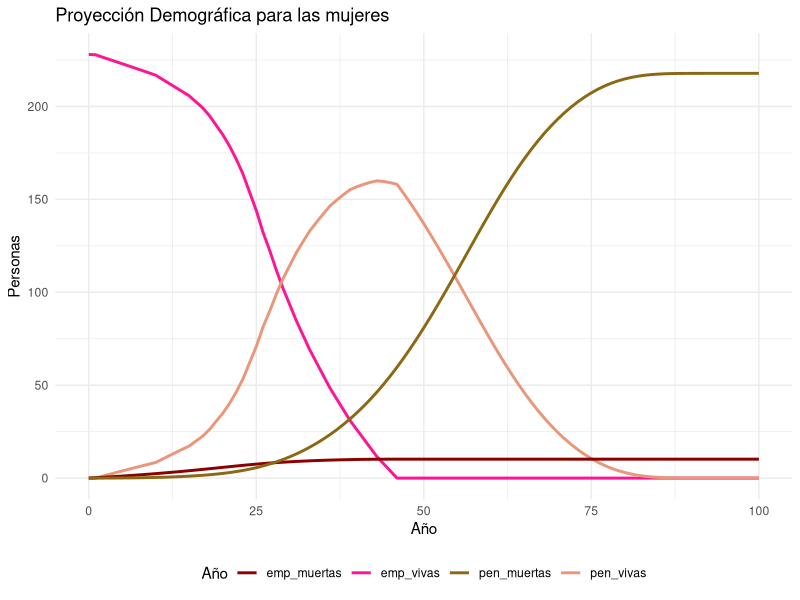
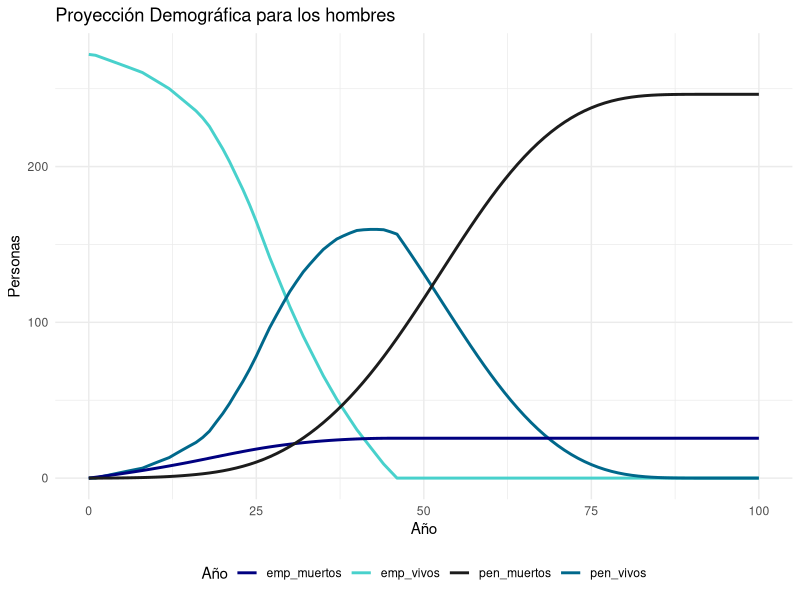
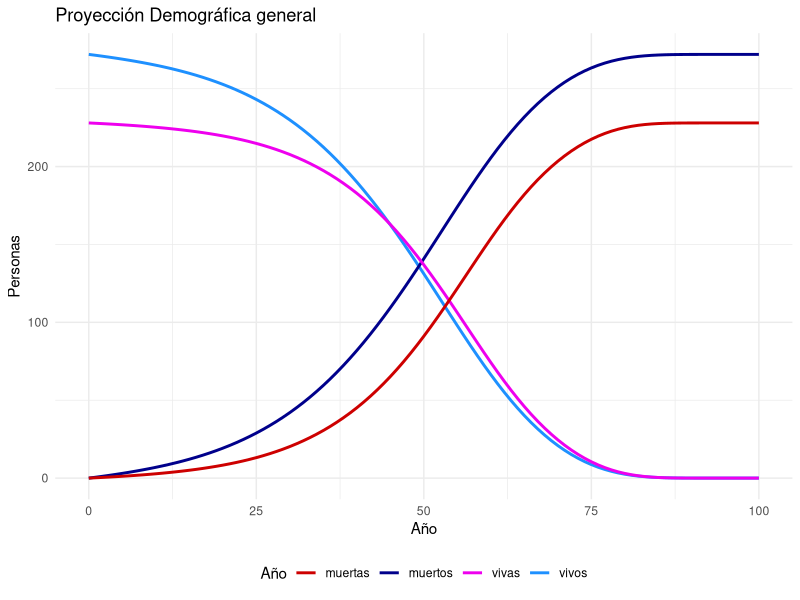

These charts were generated, in order, by the following R code:
## ---- chunk 1
library(readxl)
library(tidyverse)
ABC <- read_excel("Base de datos.xlsx")
SUPEN <- read_excel("tavid2000-2150.xls")
SUPEN_num <- as.data.frame(lapply(SUPEN, as.numeric), stringsAsFactors = FALSE)
## ---- chunk 2
ABC$Edad = 2023 - as.double(format(ABC$`Fecha de nacimiento`, format="%Y"))
ABC[ABC$Sexo == 'M',]$Sexo <- '1'
ABC[ABC$Sexo == 'F',]$Sexo <- '2'
ABC$Sexo <- as.double(ABC$Sexo) 
## ---- chunk 3
get_qx <- function(df_obs, df_prob){
  c <- 1
  all_qx = list()
  for (i in 1:length(df_obs[[1]])){
    x <- df_obs$Edad[i]
    if(i != 1) {
      if((df_obs$Edad[i-1] == x) & (df_obs$Sexo[i] == df_obs$Sexo[i-1])){
        
        all_qx[c] <- all_qx[c-1]
        c <- c+1
        next
      }
    } 
    y <- 2023
    df <- df_prob[df_prob$sex == df_obs$Sexo[i],]
    local_qx <- list()
    n <- 1
    while (any(df$edad == x & df$year == y)) {
      # Filtrar datos por edad y año actual 
      qx <- df[df$edad == x & df$year == y , ]$qx
      local_qx[n] <- 1 - qx
      n <- n + 1
      x <- x + 1
      y <- y + 1
    }
    all_qx[[c]] <- list()
    all_qx[[c]][[1]] <- local_qx
    all_qx[[c]][[2]] <- df_obs$Sexo[i] 
    all_qx[[c]][[3]] <- df_obs$Edad[i] 
    c <- c+1
  }
  return(all_qx)
}
## ---- chunk 4
t <- proc.time()
qx <- get_qx(ABC, SUPEN_num)
proc.time() - t
## ---- chunk 5
proy_per_viva <- data.frame(edad = 0:100, poblacionM = numeric(101), poblacionH = numeric(101))
proy_per_viva$poblacionH[1] = 272
proy_per_viva$poblacionM[1] = 228

proy_viva <- function(qx, df){
  acumH <- numeric(272) + 1
  acumM <- numeric(228) + 1
  for (i in 1:100){
    m <- 0
    h <- 0
    for (c in 1:500){
      if(qx[[c]][[2]] == 1){
        h <- h + 1
        if(i > length(qx[[c]][[1]])){
          next
        }        
        acumH[h] <- acumH[h]*qx[[c]][[1]][[i]]
      } else {
        m <- m +1
        if(i > length(qx[[c]][[1]])){
          next
        }         
        acumM[m] <- acumM[m]*qx[[c]][[1]][[i]]
      }
    }
    df$poblacionH[i+1] <- sum(acumH)
    df$poblacionM[i+1] <- sum(acumM)
  }
  return(df)
}

proy_per_viva <- proy_viva(qx, proy_per_viva)
proy_per_viva$poblacionM <- round(proy_per_viva$poblacionM, 8)
proy_per_viva$poblacionH <- round(proy_per_viva$poblacionH, 8)
## ---- chunk 6
proy_per_muerta <- proy_per_viva
proy_per_muerta$poblacionM <- 228 - proy_per_muerta$poblacionM
proy_per_muerta$poblacionH <- 272 - proy_per_muerta$poblacionH
## ---- chunk 7
proy_emp_viva <- data.frame(edad = 0:100, poblacionM = numeric(101), poblacionH = numeric(101))
proy_emp_viva$poblacionH[1] = 272
proy_emp_viva$poblacionM[1] = 228

proy_emp_vivos <- function(qx, df){
  acumH <- numeric(272) + 1
  acumM <- numeric(228) + 1
  for (i in 1:100){
    m <- 0
    h <- 0
    for (c in 1:500){
      if(qx[[c]][[2]] == 1){
        h <- h + 1
        if(i > length(qx[[c]][[1]])){
          next
        }
        if(65 < qx[[c]][[3]] + i){
          acumH[h] <- 0
          next
        }        
        acumH[h] <- acumH[h]*qx[[c]][[1]][[i]]
      } else {
        m <- m +1
        if(i > length(qx[[c]][[1]])){
          next
        }     
        if(65 < qx[[c]][[3]] + i){
          acumM[m] <- 0
          next
        } 
        acumM[m] <- acumM[m]*qx[[c]][[1]][[i]]
      }
    }
    df$poblacionH[i+1] <- sum(acumH)
    df$poblacionM[i+1] <- sum(acumM)
  }
  return(df)
}

proy_emp_viva <- proy_emp_vivos(qx, proy_emp_viva)
proy_emp_viva$poblacionM <- round(proy_emp_viva$poblacionM, 8)
proy_emp_viva$poblacionH <- round(proy_emp_viva$poblacionH, 8)
## ---- chunk 8
proy_pen_viva <- data.frame(edad = 0:100, poblacionM = numeric(101), poblacionH = numeric(101))
proy_pen_vivos <- function(qx, df){
  acumH <- numeric(272) + 1
  acumM <- numeric(228) + 1
  for (i in 1:100){
    m <- 0
    h <- 0
    penH <- numeric(272)
    penM <- numeric(228)
    for (c in 1:500){
      if(qx[[c]][[2]] == 1){
        h <- h + 1
        if(i > length(qx[[c]][[1]])){
          next
        }
        if(65 < qx[[c]][[3]] + i){
          penH[h] <- 1
        }        
        acumH[h] <- acumH[h]*qx[[c]][[1]][[i]]
        penH[h] <- penH[h] * acumH[h]
      } else {
        m <- m +1
        if(i > length(qx[[c]][[1]])){
          next
        }     
        if(65 < qx[[c]][[3]] + i){
          penM[m] <- 1
        } 
        acumM[m] <- acumM[m]*qx[[c]][[1]][[i]]
        penM[m] <- penM[m]*acumM[m]
      }
    }
    df$poblacionH[i+1] <- sum(penH)
    df$poblacionM[i+1] <- sum(penM)
  }
  return(df)
}
proy_pen_viva <- proy_pen_vivos(qx, proy_pen_viva)
proy_pen_viva$poblacionM <- round(proy_pen_viva$poblacionM, 8)
proy_pen_viva$poblacionH <- round(proy_pen_viva$poblacionH, 8)
## ---- chunk 9
proy_emp_muerta <- data.frame(edad = 0:100, poblacionM = numeric(101), poblacionH = numeric(101))

proy_emp_dead <- function(qx, df){
  acumH <- numeric(272) + 1
  acumM <- numeric(228) + 1
  for (i in 1:100){
    m <- 0
    h <- 0
    localH <- numeric(272)
    localM <- numeric(228)
    for (c in 1:500){
      if(qx[[c]][[2]] == 1){
        h <- h + 1
        if(i > length(qx[[c]][[1]])){
          next
        }
        if(65 < qx[[c]][[3]] + i){
          acumH[h] <- 0
          next
        }        
        localH[h] <- acumH[h]*(1 - qx[[c]][[1]][[i]])
        acumH[h] <- acumH[h]*qx[[c]][[1]][[i]]
      } else {
        m <- m +1
        if(i > length(qx[[c]][[1]])){
          next
        }     
        if(65 < qx[[c]][[3]] + i){
          acumM[m] <- 0
          next
        } 
        localM[m] <- acumM[m]*(1 - qx[[c]][[1]][[i]])
        acumM[m] <- acumM[m]*qx[[c]][[1]][[i]]
      }
    }
    df$poblacionH[i+1] <- sum(localH) + df$poblacionH[i]
    df$poblacionM[i+1] <- sum(localM) + df$poblacionM[i]
  }
  return(df)
}

proy_emp_muerta <- proy_emp_dead(qx, proy_emp_muerta)
proy_emp_muerta$poblacionM <- round(proy_emp_muerta$poblacionM, 8)
proy_emp_muerta$poblacionH <- round(proy_emp_muerta$poblacionH, 8)
## ---- chunk 10
proy_pen_muerta <- data.frame(edad = 0:100, poblacionM = numeric(101), poblacionH = numeric(101))
proy_pen_dead <- function(qx, df){
  acumH <- numeric(272) + 1
  acumM <- numeric(228) + 1
  for (i in 1:100){
    m <- 0
    h <- 0
    penH <- numeric(272)
    penM <- numeric(228)
    for (c in 1:500){
      if(qx[[c]][[2]] == 1){
        h <- h + 1
        if(i > length(qx[[c]][[1]])){
          next
        }
        if(65 < qx[[c]][[3]] + i){
          penH[h] <- 1
        }        
        penH[h] <- penH[h] * acumH[h] *(1 - qx[[c]][[1]][[i]])
        acumH[h] <- acumH[h]*qx[[c]][[1]][[i]]
      } else {
        m <- m +1
        if(i > length(qx[[c]][[1]])){
          next
        }     
        if(65 < qx[[c]][[3]] + i){
          penM[m] <- 1
        } 
        penM[m] <- penM[m]*acumM[m]*(1-qx[[c]][[1]][[i]])
        acumM[m] <- acumM[m]*qx[[c]][[1]][[i]]
      }
    }
    df$poblacionH[i+1] <- sum(penH) + df$poblacionH[i]
    df$poblacionM[i+1] <- sum(penM) + df$poblacionM[i]
  }
  return(df)
}
proy_pen_muerta <- proy_pen_dead(qx, proy_pen_muerta)
proy_pen_muerta$poblacionM <- round(proy_pen_muerta$poblacionM, 8)
proy_pen_muerta$poblacionH <- round(proy_pen_muerta$poblacionH, 8)
## ---- chunk 11
proy_mujeres <- data.frame(
  edad = 0:100,
  proy_vivas = proy_per_viva$poblacionM,
  proy_muertas = proy_per_muerta$poblacionM,
  proy_emp_vivas = proy_emp_viva$poblacionM,
  proy_pen_vivas = proy_pen_viva$poblacionM,
  proy_emp_muertas = proy_emp_muerta$poblacionM,
  proy_pen_muertas = proy_pen_muerta$poblacionM
)
## ---- chunk 12
library(ggplot2)
ggplot() +
  geom_line(data = proy_mujeres,
            aes(x = edad, y = proy_emp_vivas, color = "emp_vivas"),
            size = 1) +
  geom_line(data = proy_mujeres,
            aes(x = edad, y = proy_pen_vivas, color = "pen_vivas"),
            size = 1) +
  geom_line(
    data = proy_mujeres,
    aes(x = edad, y = proy_emp_muertas, color = "emp_muertas"),
    size = 1
  ) +
  geom_line(
    data = proy_mujeres,
    aes(x = edad, y = proy_pen_muertas, color = "pen_muertas"),
    size = 1
  ) +
  scale_color_manual(
    values = c(
      "emp_vivas" = "deeppink1",
      "pen_vivas" = "darksalmon",
      "emp_muertas" = "darkred",
      "pen_muertas" = "goldenrod4"
    )
  ) +
  labs(
    x = "Año",
    y = "Personas",
    title = "Proyección Demográfica para las mujeres",
    color = "Año"
  ) +
  theme_minimal() +
  theme(legend.position = 'bottom')
## ---- chunk 13
proy_hombres <- data.frame(
  edad = 0:100,
  proy_vivos = proy_per_viva$poblacionH,
  proy_muertos = proy_per_muerta$poblacionH,
  proy_emp_vivos = proy_emp_viva$poblacionH,
  proy_pen_vivos = proy_pen_viva$poblacionH,
  proy_emp_muertos = proy_emp_muerta$poblacionH,
  proy_pen_muertos = proy_pen_muerta$poblacionH
)
## ---- chunk 14
library(ggplot2)
ggplot() +
  geom_line(data = proy_hombres,
            aes(x = edad, y = proy_emp_vivos, color = "emp_vivos"),
            size = 1) +
  geom_line(data = proy_hombres,
            aes(x = edad, y = proy_pen_vivos, color = "pen_vivos"),
            size = 1) +
  geom_line(
    data = proy_hombres,
    aes(x = edad, y = proy_emp_muertos, color = "emp_muertos"),
    size = 1
  ) +
  geom_line(
    data = proy_hombres,
    aes(x = edad, y = proy_pen_muertos, color = "pen_muertos"),
    size = 1
  ) +
  scale_color_manual(
    values = c(
      "emp_vivos" = "mediumturquoise",
      "pen_vivos" = "deepskyblue4",
      "emp_muertos" = "navy",
      "pen_muertos" = "gray11"
    )
  ) +
  labs(
    x = "Año",
    y = "Personas",
    title = "Proyección Demográfica para los hombres",
    color = "Año"
  ) +
  theme_minimal() +
  theme(legend.position = 'bottom')
## ---- chunk 15
library(ggplot2)
ggplot() +
  geom_line(data = proy_hombres,
            aes(x = edad, y = proy_vivos, color = "vivos"),
            size = 1) +
  geom_line(data = proy_hombres,
            aes(x = edad, y = proy_muertos, color = "muertos"),
            size = 1) +
  geom_line(
    data = proy_mujeres,
    aes(x = edad, y = proy_vivas, color = "vivas"),
    size = 1
  ) +
  geom_line(
    data = proy_mujeres,
    aes(x = edad, y = proy_muertas, color = "muertas"),
    size = 1
  ) +
  scale_color_manual(
    values = c(
      "vivos" = "dodgerblue1",
      "muertos" = "darkblue",
      "vivas" = "magenta2",
      "muertas" = "red3"
    )
  ) +
  labs(
    x = "Año",
    y = "Personas",
    title = "Proyección Demográfica general",
    color = "Año"
  ) +
  theme_minimal() +
  theme(legend.position = 'bottom')
## ---- chunk 16
# proy_hombres$suma = proy_hombres$proy_emp_vivos + 
#   proy_hombres$proy_pen_vivos + 
#   proy_hombres$proy_emp_muertos +
#   proy_hombres$proy_pen_muertos
# 
# proy_mujeres$suma = proy_mujeres$proy_emp_vivas + 
#   proy_mujeres$proy_pen_vivas + 
#   proy_mujeres$proy_emp_muertas +
#   proy_mujeres$proy_pen_muertas

## ---- chunk 17
# rm(proy_emp_muerta)
# rm(proy_per_viva)
# rm(proy_per_muerta)
# rm(proy_emp_viva)
# rm(proy_pen_viva)
# rm(proy_pen_muerta)
# rm(t)
# rm(proy_emp_dead)
# rm(proy_viva)
# rm(proy_pen_vivos)
# rm(proy_pen_dead)
# rm(get_qx)
# rm(proy_emp_vivos)
## ---- chunk 18
proy_emp_vp <- function(df){
  col <- df[[6]]
  for (i in 1:100){
    col[102-i] <- (col[102-i] - col[101-i])*5000000*(1.03/1.07)^(100-i)
    # se hace el supuesto que empieza a inflarse el monto después del primer pago
  }
  return(col)
}
## ---- chunk 19
proy_hombres$proy_emp_vp <- round(proy_emp_vp(proy_hombres),2)
proy_mujeres$proy_emp_vp <- round(proy_emp_vp(proy_mujeres),2)
## ---- chunk 20
proy_emp_fin <- function(df){
  col <- df[[6]]
  for (i in 1:100){
    col[102-i] <- (col[102-i] - col[101-i])*5000000*(1.03)^(100-i)
    # se hace el supuesto que empieza a inflarse el monto después del primer pago
  }
  return(col)
}
## ---- chunk 21
proy_hombres$proy_emp_fin <- round(proy_emp_fin(proy_hombres),2)
proy_mujeres$proy_emp_fin <- round(proy_emp_fin(proy_mujeres),2)
## ---- chunk 22
proy_pen_vp <- function(df){
  col <- df[[7]]
  for (i in 1:100){
    col[102-i] <- (col[102-i] - col[101-i])*1000000*(1.03/1.07)^(100-i)
    # se hace el supuesto que empieza a inflarse el monto después del primer pago
  }
  return(col)
}
## ---- chunk 23
proy_hombres$proy_pen_vp <- round(proy_pen_vp(proy_hombres),2)
proy_mujeres$proy_pen_vp <- round(proy_pen_vp(proy_mujeres),2)
## ---- chunk 24
proy_pen_fin <- function(df){
  col <- df[[7]]
  for (i in 1:100){
    col[102-i] <- (col[102-i] - col[101-i])*1000000*(1.03)^(100-i)
    # se hace el supuesto que empieza a inflarse el monto después del primer pago
  }
  return(col)
}
## ---- chunk 25
proy_hombres$proy_pen_fin <- round(proy_pen_fin(proy_hombres),2)
proy_mujeres$proy_pen_fin <- round(proy_pen_fin(proy_mujeres),2)
## ---- chunk 26
proy_ann_vp <- function(df){
  col <- df[[5]]
  interes <- 1.07^(1/12) - 1
  # se hace el supuesto que paga la primera pensión al final de mes 
  VP_ann <- 300000*(1-(1/1.07))/interes
  VP_agui <- 150000*(1-(1/1.07))/(1.07^(1/2) - 1)
  VP <- VP_ann + VP_agui
  for (i in 1:100){
    col[i+1] <- col[i+1]*VP*(1.03/1.07)^(i-1)
  }
  return(col)
}
## ---- chunk 27
proy_hombres$proy_ann_vp <- round(proy_ann_vp(proy_hombres),2)
proy_mujeres$proy_ann_vp <- round(proy_ann_vp(proy_mujeres),2)
## ---- chunk 28
proy_ann_fin <- function(df){
  col <- df[[5]]
  for (i in 1:100){
    col[i+1] <- col[i+1]*3900000*(1.03)^(i-1)
  }
  return(col)
}
## ---- chunk 29
proy_hombres$proy_ann_fin <- round(proy_ann_fin(proy_hombres),0)
proy_mujeres$proy_ann_fin <- round(proy_ann_fin(proy_mujeres),0)
## ---- chunk 30
suma_vp_h <- sum(proy_hombres$proy_ben_ann) + 
  sum(proy_hombres$proy_ben_emp) + 
  sum(proy_hombres$proy_ben_pen)

suma_vp_m <- sum(proy_mujeres$proy_ben_ann) + 
  sum(proy_mujeres$proy_ben_emp) + 
  sum(proy_mujeres$proy_ben_pen)
## ---- chunk 31
EdadesH <- ABC[ABC$Sexo == 1,] %>% count(Edad)
EdadesM <- ABC[ABC$Sexo == 2,] %>% count(Edad)
## ---- chunk 32

primas <- function(qx){
  c <- 1
  df = data.frame(edad = numeric(500), sexo = numeric(500), prima = numeric(500))
  for (i in 1:500){
    x <- qx[[i]]
    
    if(i != 1) {
      ant <-qx[[i-1]]
      if((x[[2]] == ant[[2]]) & (x[[3]] == ant[[3]])){
        df$edad[c] <- df$edad[c-1]
        df$sexo[c] <- df$sexo[c-1]
        df$prima[c] <- df$prima[c-1]
        c <- c+1
        next
      }
    } 
    vp_pen <- 0
    px_acum <- 1
    for (j in 1:length(x[[1]])) {
      vp_pen <- vp_pen 
      # 3 cosas:
      # 1) cálculo de los 1M en caso de muerte del pensionado
      # 2) cálculo de los 5M en caso de muerte del empleado
      # 3) cálculo de la pensión
      if (j + x[[3]] <= 65){
        vp_pen <- vp_pen + px_acum *(1 - x[[1]][[j]])*5000000*(1.03/1.07)^(j-1)
      } else {
        interes <- 1.07^(1/12) - 1
        # se hace el supuesto que paga la primera pensión al final de mes 
        VP_ann <- 300000*(1-(1/1.07))/interes
        VP_agui <- 150000*(1-(1/1.07))/(1.07^(1/2) - 1)
        VP <- VP_ann + VP_agui
        vp_pen <- vp_pen + px_acum *(1 - x[[1]][[j]])*1000000*(1.03/1.07)^(j-1)
        vp_pen <- vp_pen + px_acum *(1 - x[[1]][[j]])*VP*(1.03/1.07)^(j-1)
      }
      
      
      
    }
    
    # Y luego el cálculo de las primas
    
    df$edad[c] <- x[[3]]
    df$sexo[c] <- x[[2]]
    df$prima[c] <- vp_pen
    c <- c+1
  }
  return(df)
}

